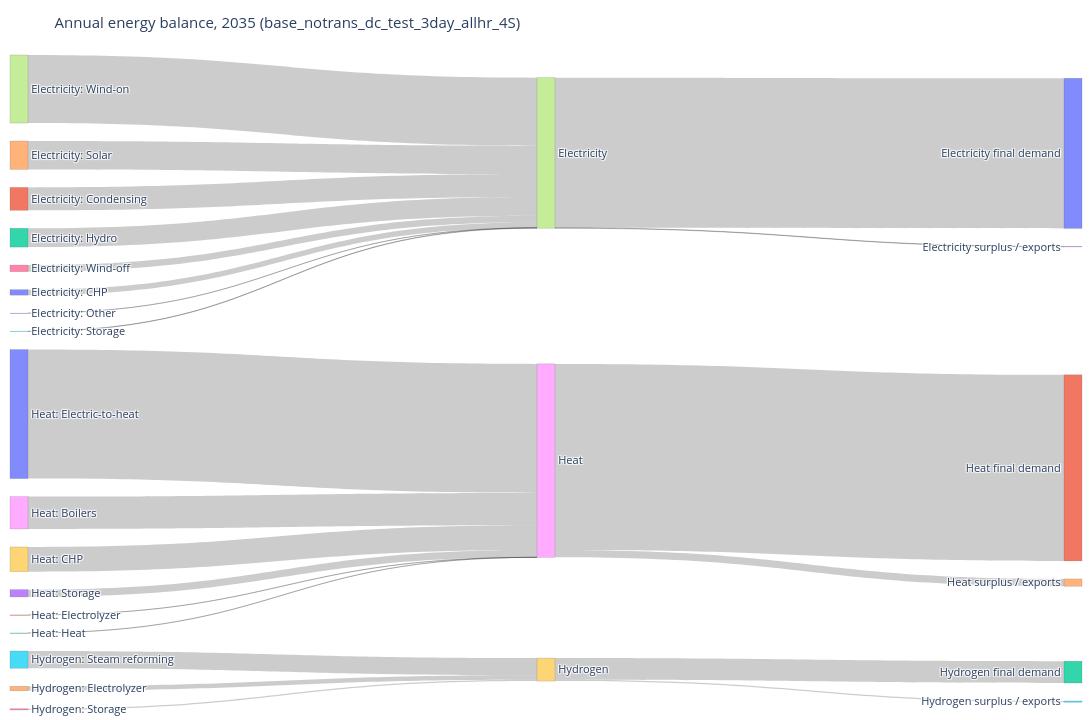

Notebook cell for this chart:
### Code cell
# 1.6 Annual energy-balance Sankey diagram (TWh)
# Technology groups feed carriers, which feed final demand.
SANKEY_YEAR = max(get("PRO_YCRAGF")["Year"])
sankey_carriers = ["ELECTRICITY", "HEAT", "HYDROGEN"]
sankey_names = {"ELECTRICITY": "Electricity", "HEAT": "Heat", "HYDROGEN": "Hydrogen"}

sankey_pro = get("PRO_YCRAGF").query("Year == @SANKEY_YEAR and Commodity in @sankey_carriers").copy()
sankey_pro["Source"] = tech_group(sankey_pro, unpack=True)
sankey_pro = sankey_pro.groupby(["Commodity", "Source"])["Value"].sum().reset_index()

sankey_dem = pd.concat([
    get("EL_DEMAND_YCR").assign(Commodity="ELECTRICITY"),
    get("H_DEMAND_YCRA").assign(Commodity="HEAT"),
    get("H2_DEMAND_YCR").assign(Commodity="HYDROGEN"),
], ignore_index=True).query("Year == @SANKEY_YEAR and Commodity in @sankey_carriers")
sankey_dem = sankey_dem.groupby("Commodity")["Value"].sum()

source_labels = [f"{row.Commodity.title()}: {row.Source}" for row in sankey_pro.itertuples()]
carrier_labels = [sankey_names[c] for c in sankey_carriers]
sink_labels = [f"{sankey_names[c]} final demand" for c in sankey_carriers]
labels = source_labels + carrier_labels + sink_labels
carrier_index = {c: len(source_labels) + i for i, c in enumerate(sankey_carriers)}
sink_index = {c: len(source_labels) + len(carrier_labels) + i for i, c in enumerate(sankey_carriers)}
source_index = {(row.Commodity, row.Source): i for i, row in enumerate(sankey_pro.itertuples())}

links = [(source_index[(row.Commodity, row.Source)], carrier_index[row.Commodity], row.Value) for row in sankey_pro.itertuples() if row.Value > 0]
for commodity in sankey_carriers:
    supply = sankey_pro.loc[sankey_pro["Commodity"] == commodity, "Value"].sum()
    demand_value = float(sankey_dem.get(commodity, 0))
    if demand_value > 0:
        links.append((carrier_index[commodity], sink_index[commodity], demand_value))
    residual = supply - demand_value
    if residual > 1e-9:
        labels.append(f"{sankey_names[commodity]} surplus / exports")
        links.append((carrier_index[commodity], len(labels) - 1, residual))
    elif residual < -1e-9:
        labels.append(f"{sankey_names[commodity]} net imports")
        links.append((len(labels) - 1, carrier_index[commodity], -residual))

fig = go.Figure(go.Sankey(
    arrangement="snap",
    node=dict(label=labels, pad=18, thickness=18, line=dict(color="rgba(80,80,80,0.35)", width=0.5)),
    link=dict(source=[x[0] for x in links], target=[x[1] for x in links], value=[x[2] for x in links]),
))
fig.update_layout(title=f"Annual energy balance, {SANKEY_YEAR} ({SCENARIO})", height=720, width=1250,
                  font=dict(size=11), margin=dict(l=10, r=10, t=55, b=10))
fig.show()

### Figure 1 — Plotly figure (JSON) as saved in the notebook; plotly's stock layout.template omitted (floating-point values rounded to 4 significant figures)
{"data": [{"arrangement": "snap", "link": {"source": [0, 1, 2, 3, 4, 5, 6, 7, 8, 9, 10, 11, 12, 13, 14, 15, 16, 17, 17, 18, 18, 19, 19], "target": [17, 17, 17, 17, 17, 17, 17, 17, 18, 18, 18, 18, 18, 18, 19, 19, 19, 20, 23, 21, 24, 22, 25], "value": [180.5, 754.2, 619.0, 0.03873, 933.8, 13.62, 216.4, 2240.0, 1066.0, 812.1, 4249.0, 1.487, 0.5166, 240.2, 147.7, 569.1, 40.82, 4944.0, 13.62, 6129.0, 240.2, 716.7, 40.82]}, "node": {"label": ["Electricity: CHP", "Electricity: Condensing", "Electricity: Hydro", "Electricity: Other", "Electricity: Solar", "Electricity: Storage", "Electricity: Wind-off", "Electricity: Wind-on", "Heat: Boilers", "Heat: CHP", "Heat: Electric-to-heat", "Heat: Electrolyzer", "Heat: Heat", "Heat: Storage", "Hydrogen: Electrolyzer", "Hydrogen: Steam reforming", "Hydrogen: Storage", "Electricity", "Heat", "Hydrogen", "Electricity final demand", "Heat final demand", "Hydrogen final demand", "Electricity surplus / exports", "Heat surplus / exports", "Hydrogen surplus / exports"], "line": {"color": "rgba(80,80,80,0.35)", "width": 0.5}, "pad": 18, "thickness": 18}, "type": "sankey"}], "layout": {"font": {"size": 11}, "height": 720, "margin": {"b": 10, "l": 10, "r": 10, "t": 55}, "title": {"text": "Annual energy balance, 2035 (base_notrans_dc_test_3day_allhr_4S)"}, "width": 1250}}
